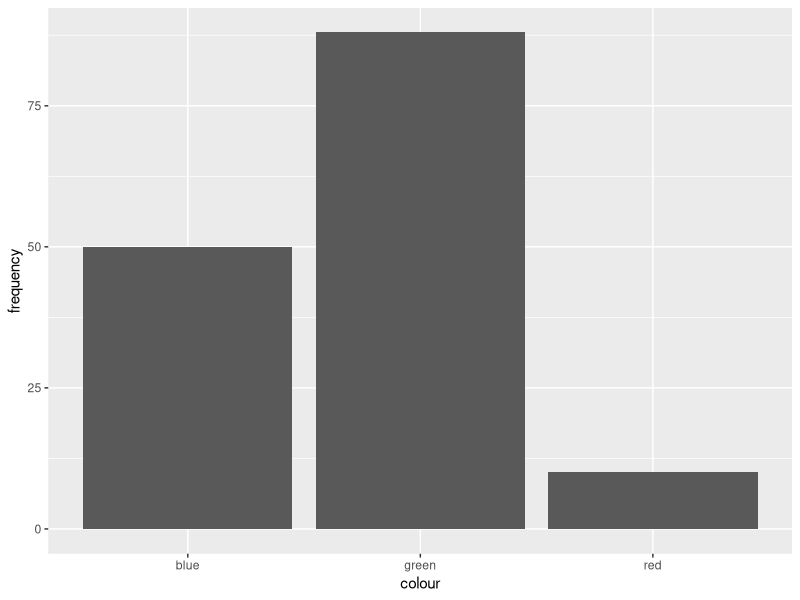
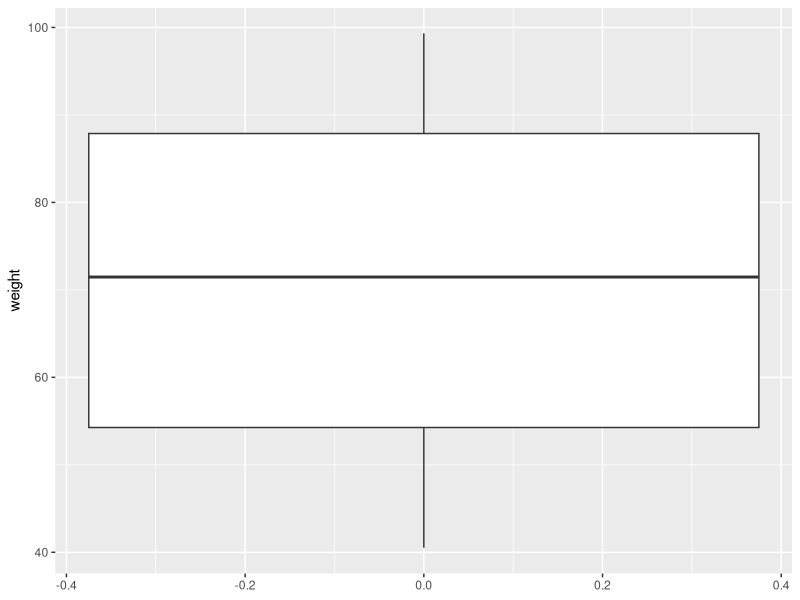

R code for these plots, in order:
## ---- chunk 1
knitr::opts_chunk$set(fig.retina = 2, message = FALSE, warning = FALSE)
## ---- chunk 2
library(ggplot2)    # charts
library(dplyr)      # data manipulation

data.frame(colour = c('red', 'blue', 'green'),
           frequency = c(10, 50, 88)) %>%
  ggplot(aes(x = colour, y = frequency)) +
  geom_col()
## ---- chunk 3
# generate 50 random number from 40 to 100
data.frame(weight = runif(n = 50, min = 40, max = 100)) %>% 
  ggplot(aes(y = weight)) +
  geom_boxplot()
## ---- chunk 4
data.frame(student = c(LETTERS[1:5]),
           test1 = c(3, 1, 5, 3, 3),
           test2 = c(4, 3, 5, 5, 5),
           test3 = c(5, 5, 5, 5, 5),
           test4 = c(6, 7, 5, 7, 6),
           test5 = c(7, 9, 5, NA, 6)) %>%
  knitr::kable()
